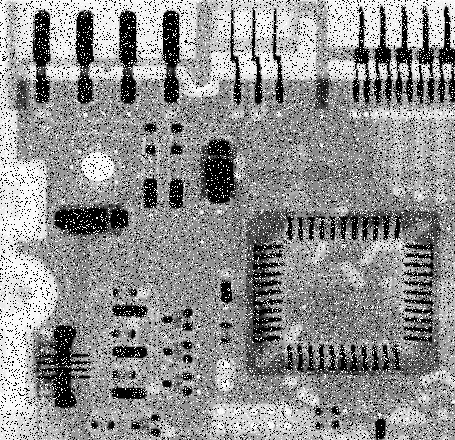
#> input picture board-and-hubble/images/board.tif, 455 x 440 px
$ jupyter execute board.ipynb
#> lines starting #> are read from the running program, lines starting #| are printed output that depends on the picture
[cell 1]
# OpenCV para manipulações de imagens
import cv2
# Numpy para trabalhar com matrizes
import numpy as np
# Matplotlib para plotar imagens
import matplotlib.pyplot as plt

[cell 2]
# Filtro de média
mean_filter = (np.zeros((3, 3)) + 1) / 9

[cell 3]
# Array das imagens
images = []

# Lendo a imagem
images.append(cv2.imread("./images/board.tif"))
# Tranformando me escala de cinza
images[0] = cv2.cvtColor(images[0], cv2.COLOR_BGR2GRAY)
# Tranformando seus valores em float64
images[0] = images[0].astype(np.float64)

# Obtendo altura e largura
height = images[0].shape[0]
#> height = 440
width = images[0].shape[1]
#> width = 455

# Criando a 2 imagem
images.append(np.zeros(images[0].shape))
aux = np.pad(images[0], pad_width = 1, mode = "constant", constant_values = 0)
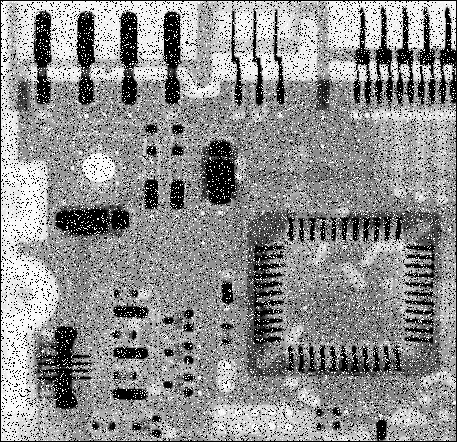
#> aux: shape (442, 457) float64; min 0, max 255, mean 142.8

# Aplicando o filto de média
for i in range(1, height):
  for j in range(1, width):
    images[1][i - 1][j - 1] = np.sum(aux[i - 1: i + 2, j - 1: j + 2] * mean_filter)
#> after the loop, images = 2 items

# Criando a 3 imagem
images.append(np.zeros(images[0].shape))

# Aplicando o filto de mediana
for i in range(1, height):
  for j in range(1, width):
    images[2][i - 1][j - 1] = np.median(aux[i - 1: i + 2, j - 1: j + 2])
#> after the loop, images = 3 items

# Convertendo em RGB
for i in range(3):
  images[i] = cv2.cvtColor(images[i].astype(np.uint8), cv2.COLOR_GRAY2RGB)

# Criando uma matriz 1 x 3 para o plot\n"
fig, axs = plt.subplots(1, 3, figsize = (15, 5))
# Organizando as imagens na matriz 2 x 3 do plot\n",
for j in range(3):
  axs[j].imshow(images[j])
  axs[j].set_title(chr(ord('A') + j))
# Evitando sobreposição das imagens no plot\n",
plt.tight_layout()
# Salvando um cópia do plot\n",
fig.savefig('./images/board-out.png', dpi = 300, bbox_inches = 'tight')
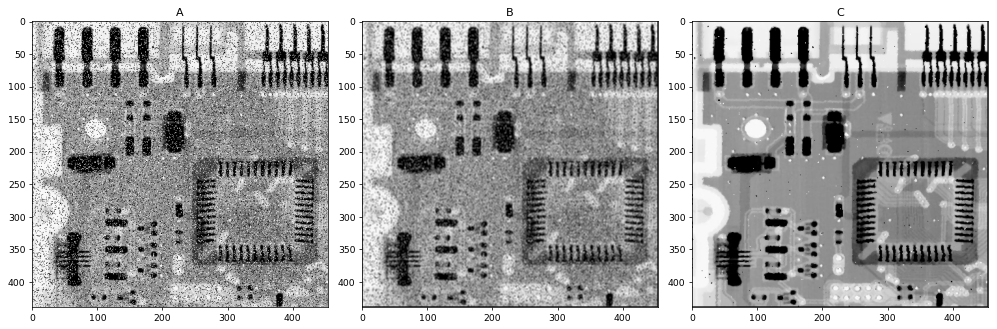
#> figure drawn by matplotlib, 3 panels
# Exibindo o plot\n",
plt.show()
